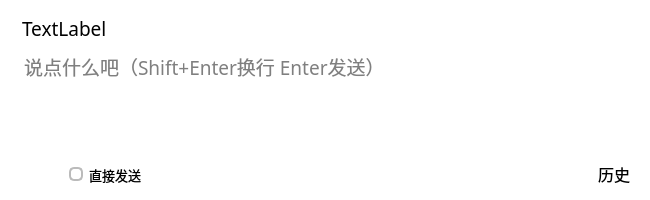
<?xml version="1.0" encoding="UTF-8"?>
<ui version="4.0">
 <class>galgamedialog</class>
 <widget class="QWidget" name="galgamedialog">
  <property name="geometry">
   <rect>
    <x>0</x>
    <y>0</y>
    <width>650</width>
    <height>200</height>
   </rect>
  </property>
  <property name="font">
   <font>
    <family>Microsoft YaHei</family>
    <pointsize>12</pointsize>
   </font>
  </property>
  <property name="windowTitle">
   <string>Form</string>
  </property>
  <property name="styleSheet">
   <string notr="true">* {
    background: transparent;
}
</string>
  </property>
  <layout class="QGridLayout" name="gridLayout">
   <property name="leftMargin">
    <number>20</number>
   </property>
   <property name="topMargin">
    <number>15</number>
   </property>
   <property name="rightMargin">
    <number>20</number>
   </property>
   <property name="bottomMargin">
    <number>10</number>
   </property>
   <item row="0" column="0">
    <widget class="QLabel" name="label_name">
     <property name="font">
      <font>
       <family>Microsoft YaHei</family>
       <pointsize>14</pointsize>
      </font>
     </property>
     <property name="text">
      <string notr="true">TextLabel</string>
     </property>
     <property name="wordWrap">
      <bool>false</bool>
     </property>
     <property name="indent">
      <number>2</number>
     </property>
    </widget>
   </item>
   <item row="1" column="0">
    <widget class="QTextEdit" name="textEdit">
     <property name="font">
      <font>
       <family>Microsoft YaHei</family>
       <pointsize>14</pointsize>
      </font>
     </property>
     <property name="styleSheet">
      <string notr="true">QMenu {
    background-color: #ffffff; /* 白色背景 */
    border: none;              /* 无边框 */
    border-radius: 8px;        /* 圆角半径 */
    padding: 5px;              /* 内边距 */
}

QMenu::item {
    padding: 8px 20px;         /* 菜单项的内边距 */
    background-color: transparent; /* 默认背景色透明 */
    border-radius: 4px;        /* 菜单项圆角 */
}

QMenu::item:selected {
    background-color: #e0e0e0; /* 选中项的背景色 */
    color: #000000;            /* 选中项的文字颜色 */
}

QMenu::separator {
    height: 1px;
    background: #dcdcdc;
    margin: 5px 0;
}
</string>
     </property>
     <property name="frameShape">
      <enum>QFrame::Shape::NoFrame</enum>
     </property>
     <property name="acceptRichText">
      <bool>true</bool>
     </property>
     <property name="placeholderText">
      <string>说点什么吧（Shift+Enter换行 Enter发送）</string>
     </property>
    </widget>
   </item>
   <item row="1" column="0">
    <widget class="QPushButton" name="pushButton">
     <property name="sizePolicy">
      <sizepolicy hsizetype="Minimum" vsizetype="Minimum">
       <horstretch>0</horstretch>
       <verstretch>0</verstretch>
      </sizepolicy>
     </property>
     <property name="font">
      <font>
       <family>Microsoft YaHei</family>
       <pointsize>30</pointsize>
      </font>
     </property>
     <property name="toolTip">
      <string/>
     </property>
     <property name="text">
      <string/>
     </property>
     <property name="flat">
      <bool>true</bool>
     </property>
    </widget>
   </item>
   <item row="2" column="0">
    <layout class="QHBoxLayout" name="horizontalLayout">
     <property name="spacing">
      <number>0</number>
     </property>
     <property name="leftMargin">
      <number>0</number>
     </property>
     <property name="topMargin">
      <number>0</number>
     </property>
     <property name="rightMargin">
      <number>0</number>
     </property>
     <property name="bottomMargin">
      <number>0</number>
     </property>
     <item>
      <widget class="QPushButton" name="pushButton_input">
       <property name="styleSheet">
        <string notr="true">QPushButton {
    background-color: transparent;  /* 无背景 */
    border: none;                   /* 无边框 */
    border-radius: 5px;            /* 圆角 */
}

/* 鼠标悬停时（仅有圆角变化） */
QPushButton:hover {
    border: 2px solid #CCCCCC;      /* 悬停时增加边框 */
}

/* 按下时（加深边框颜色） */
QPushButton:pressed {
    border: 2px solid #AAAAAA;      /* 按下时边框加深 */
}
</string>
       </property>
       <property name="text">
        <string/>
       </property>
       <property name="icon">
        <iconset resource="res.qrc">
         <normaloff>:/img/img/microphone-solid.svg</normaloff>:/img/img/microphone-solid.svg</iconset>
       </property>
      </widget>
     </item>
     <item>
      <widget class="QCheckBox" name="checkBox_autoInput">
       <property name="font">
        <font>
         <pointsize>10</pointsize>
        </font>
       </property>
       <property name="styleSheet">
        <string notr="true">QCheckBox {
    background-color: transparent;  /* 无背景 */
    border: none;                   /* 无边框 */
    padding: 5px 10px;              /* 内边距，调整文本位置 */
}

/* 选中状态时 */
QCheckBox::indicator:checked {
    border: 2px solid #CCCCCC;      /* 选中时显示边框 */
    background-color: #CCCCCC;      /* 选中时背景颜色 */
    border-radius: 5px;            /* 圆角 */
}

/* 未选中状态时 */
QCheckBox::indicator:unchecked {
    border: 2px solid #BBBBBB;      /* 未选中时显示浅灰色边框 */
    background-color: transparent;  /* 背景透明 */
    border-radius: 5px;            /* 圆角 */
}
</string>
       </property>
       <property name="text">
        <string>直接发送</string>
       </property>
      </widget>
     </item>
     <item>
      <spacer name="horizontalSpacer">
       <property name="orientation">
        <enum>Qt::Orientation::Horizontal</enum>
       </property>
       <property name="sizeHint" stdset="0">
        <size>
         <width>40</width>
         <height>20</height>
        </size>
       </property>
      </spacer>
     </item>
     <item>
      <widget class="QPushButton" name="pushButton_history">
       <property name="styleSheet">
        <string notr="true">QPushButton {
    background-color: transparent;  /* 无背景 */
    border: none;                   /* 无边框 */
    border-radius: 5px;            /* 圆角 */
}

/* 鼠标悬停时（仅有圆角变化） */
QPushButton:hover {
    border: 2px solid #CCCCCC;      /* 悬停时增加边框 */
}

/* 按下时（加深边框颜色） */
QPushButton:pressed {
    border: 2px solid #AAAAAA;      /* 按下时边框加深 */
}
</string>
       </property>
       <property name="text">
        <string>历史</string>
       </property>
      </widget>
     </item>
    </layout>
   </item>
  </layout>
 </widget>
 <resources>
  <include location="res.qrc"/>
 </resources>
 <connections/>
</ui>
